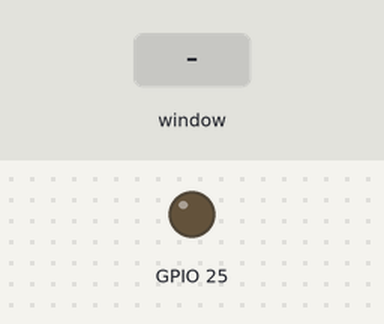
Simulated run of this program. Board: Raspberry Pi (BCM pin numbers). Shown: output pins drawn as LEDs (lit = HIGH). The inputs (shaded band) are chosen by the test bench. The desktop window is not drawn, its controls go by their first labels and the mouse button is held 0.15 s.

Above: at 1.2 s.
1.3 s: control labelled "On" in the window clicked
At 2.3 s:
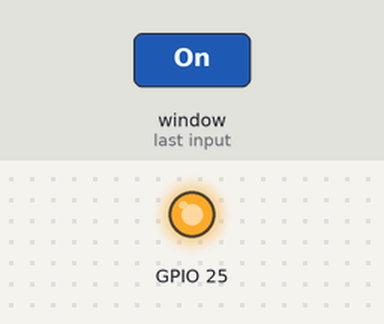
2.8 s: control labelled "Off" in the window clicked
At 3.4 s:
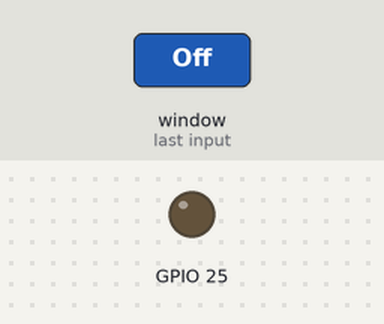
Timing chart, 0 to 5.8 s (numbered marks = the images above; inputs shaded):
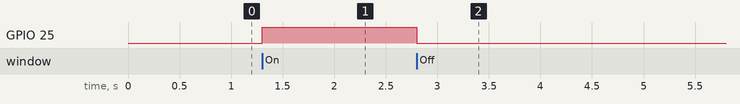

The program:

OnOff.py
```python
from tkinter import *

try:
    import RPi.GPIO as GPIO
except:
    import DummyGPIO as GPIO


root = Tk()
root.title = "Led on/off"
root.geometry("800x400")

GPIO.setwarnings(False)
GPIO.setmode(GPIO.BCM)
GPIO.setup(25, GPIO.OUT)

def ledOn():
    GPIO.output(25, GPIO.HIGH)

def ledOff():
    GPIO.output(25, GPIO.LOW)

btnOn = Button(root, text="On", command=ledOn)
btnOn.place(x=10, y=10)

btnOff = Button(root, text="Off", command=ledOff)
btnOff.place(x=50, y=10)


root.mainloop()
```

Measured:
- after the input at 1.3 s, GPIO 25: LOW → HIGH at once
- after the input at 2.8 s, GPIO 25: HIGH → LOW at once
